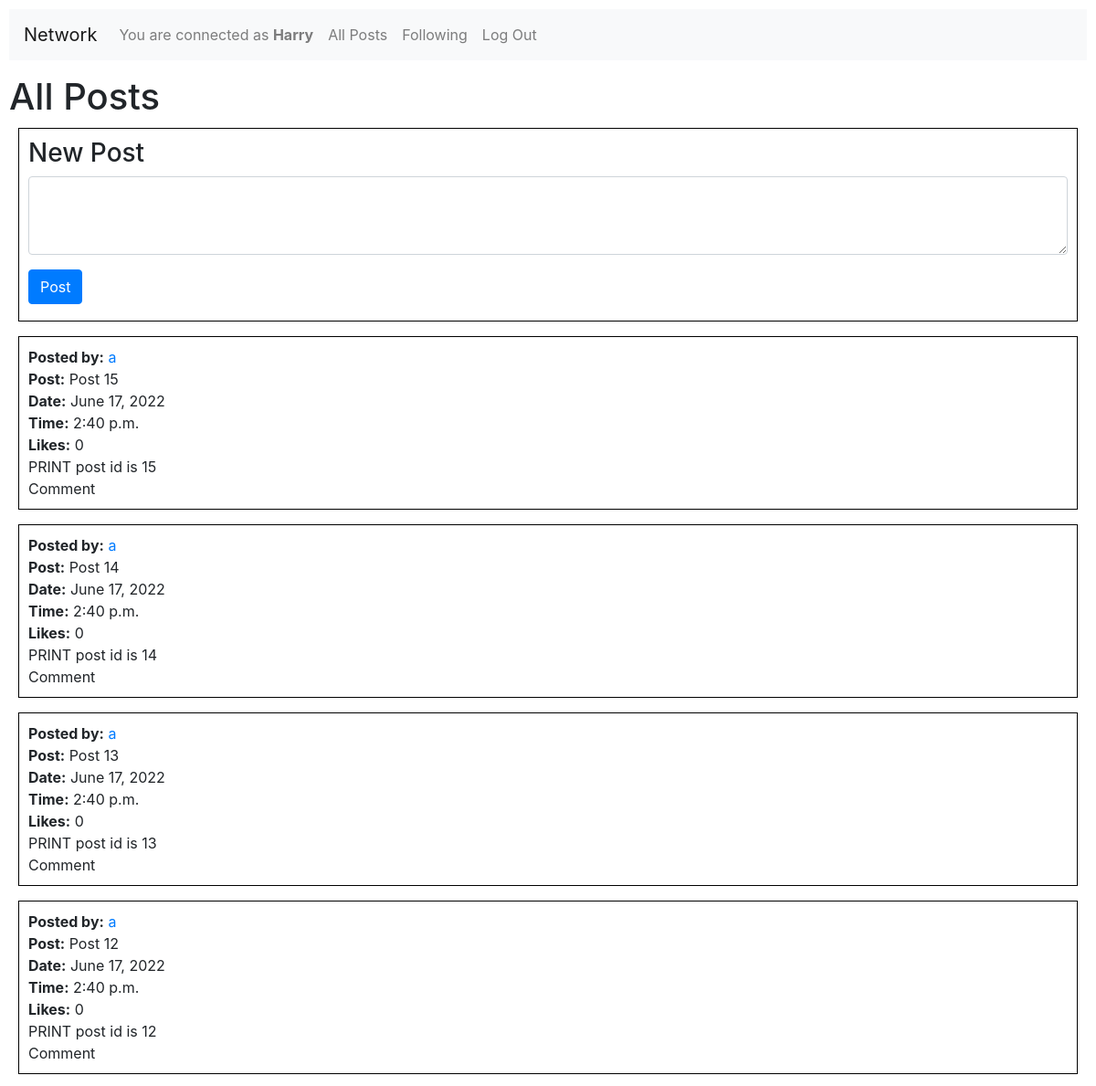
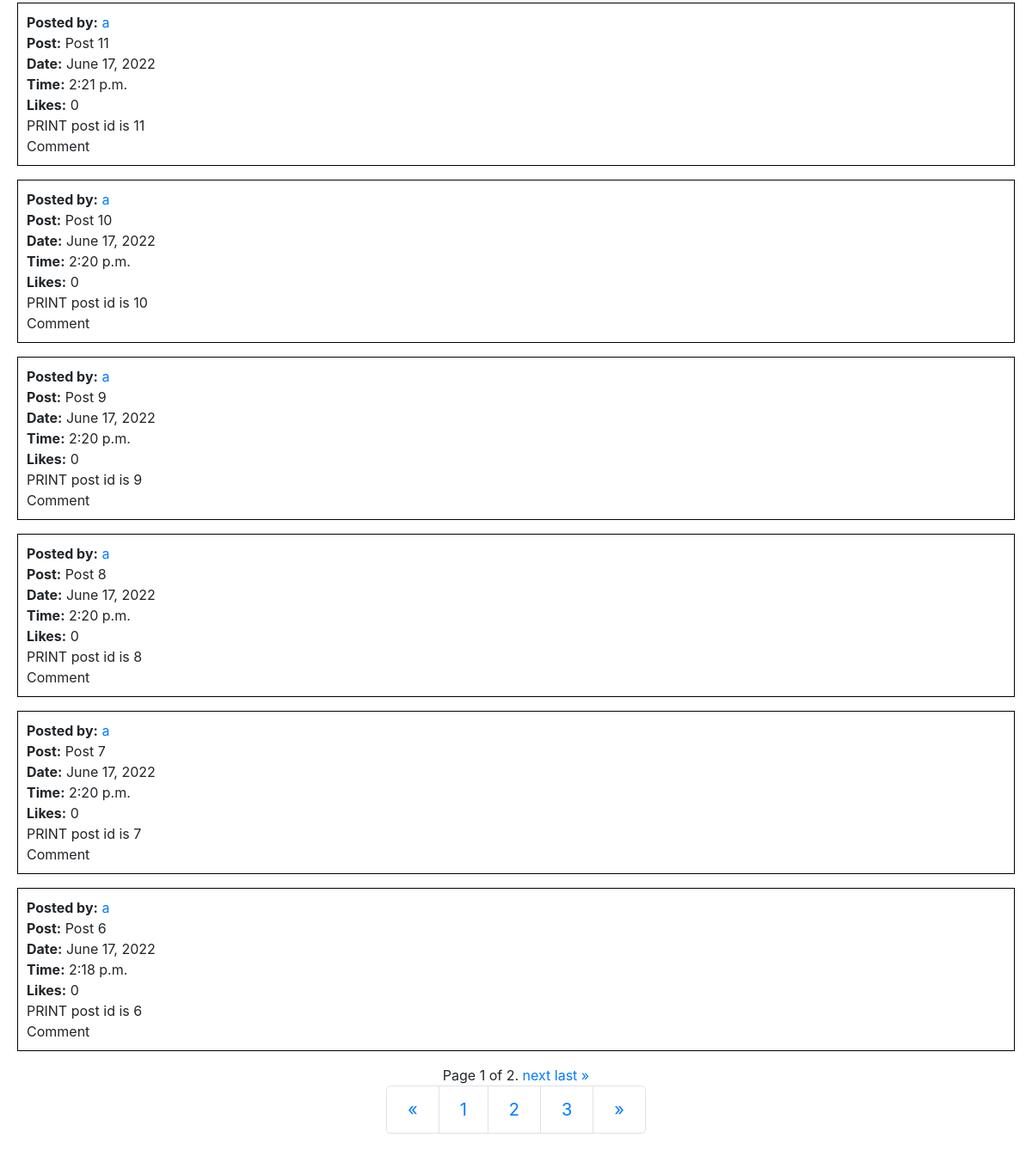
Screenshot of / (signed in) with the database file from the repository (2 pictures, top to bottom).
### network/models.py (models this page shows, shortened)
class User(AbstractUser):
    pass

class Post(models.Model):
    userid = models.ForeignKey(User, on_delete=models.CASCADE, related_name="user")
    post = models.TextField(max_length=500)
    datetime = models.DateTimeField(default=datetime.now)
    likes = models.IntegerField(default=0)

### network/views.py (the view)
# urls.py: path("", views.index, name="index"),
def index(request):
    if request.method == "POST":
        posted = request.POST["posted"]
        user = request.user
        post = posted
        now = datetime.now()
        likes = 0
        newpost = Post(userid=user, post=post, datetime=now, likes=likes)
        newpost.save()
        posts = Post.objects.all().order_by('-id')
        paginator = Paginator(posts, 10) # test Paginator with 10 per page
        page_number = request.GET.get('page')
        page_obj = paginator.get_page(page_number)
        return render(request, "network/index.html", {
            "posts": posts,
            "page_obj": page_obj
        })
    else:
        posts = Post.objects.all().order_by('-id')
        paginator = Paginator(posts, 10) # test Paginator with 10 per page
        page_number = request.GET.get('page')
        page_obj = paginator.get_page(page_number)
        return render(request, "network/index.html", {
            "posts": posts,
            "page_obj": page_obj
        })

### network/templates/network/index.html (shortened to what this page needs)
{% extends "network/layout.html" %}
{% block body %}
    <h1>All Posts</h1>
    {% if user.is_authenticated %}
    <div class="subdiv">
        <h3>New Post</h3>
        <form action="{% url 'index' %}" method="post">
            <textarea class="form-control" name="posted" rows="3" required></textarea >
            <button type="submit" class="btn btn-primary mb-2">Post</button>
        </form>
    </div>
    {% else %}
    <div>
        You must <a href="{% url 'login' %}">Log In</a> in order to post!
    </div>
    {% endif %}
    {% for post in page_obj %}
    <div class="subdiv">
        <b>Posted by:</b> <a href="{% url 'profile_page' post.userid.username %}">{{ post.userid.username }}</a>
        <div id="{{post.post}}" >
            <b>Post:</b> {{ post.post }}
        </div>
        <b>Date:</b> {{ post.datetime.date }}
        <br>
        <b>Time:</b> {{ post.datetime.time }}
        <br>
        <b>Likes:</b > {{ post.likes }}
        <br>
        PRINT post id is {{ post.id }}
        <br>
        Comment
        <br>
    </div>
    {% empty %}
        We haven't found any post, yet!
        <p></p>
    {% endfor %}
    <nav aria-label="Page navigation example">
        <div class="pagination justify-content-center pagination-lg">
            <span class="step-links">
                <span class="current">
                    Page {{ page_obj.number }} of {{ page_obj.paginator.num_pages }}.
                </span>
                {% if page_obj.has_next %}
                    <a href="?page={{ page_obj.next_page_number }}">next</a>
                    <a href="?page={{ page_obj.paginator.num_pages }}">last &raquo;</a>
                {% endif %}
            </span>
        </div>
    </nav>
    <nav aria-label="Page navigation example">
        <ul class="pagination justify-content-center pagination-lg"">
          <li class="page-item">
            <a class="page-link" href="#" aria-label="Previous">
              <span aria-hidden="true">&laquo;</span>
            </a>
          </li>
          <li class="page-item"><a class="page-link" href="#">1</a></li>
          <li class="page-item"><a class="page-link" href="#">2</a></li>
          <li class="page-item"><a class="page-link" href="#">3</a></li>
          <li class="page-item">
            <a class="page-link" href="#" aria-label="Next">
              <span aria-hidden="true">&raquo;</span>
            </a>
          </li>
        </ul>
      </nav>
{% endblock %}

### network/templates/network/layout.html (shortened to what this page needs)
{% load static %}
<!DOCTYPE html>
<html lang="en">
    <head>
        <link rel="stylesheet" href="https://stackpath.bootstrapcdn.com/bootstrap/4.4.1/css/bootstrap.min.css">
        <link href="{% static 'network/styles.css' %}" rel="stylesheet">
    </head>
    <body>
        <nav class="navbar navbar-expand-lg navbar-light bg-light">
            <a class="navbar-brand" href="#">Network</a>
            <div>
              <ul class="navbar-nav mr-auto">
                {% if user.is_authenticated %}
                    <li class="nav-item">
                        <a class="nav-link" href="#">You are connected as <strong> {{ user.username }}</strong></a>
                    </li>
                {% endif %}
                <li class="nav-item">
                  <a class="nav-link" href="{% url 'index' %}">All Posts</a>
                </li>
                {% if user.is_authenticated %}
                    <li class="nav-item">
                        <a class="nav-link" href="{% url 'following' %}">Following</a>
                    </li>
                    <li class="nav-item">
                        <a class="nav-link" href="{% url 'logout' %}">Log Out</a>
                    </li>
                {% endif %}
              </ul>
            </div>
          </nav>
        <div class="body">
            {% block body %}
            {% endblock %}
        </div>
    </body>
</html>

### network/static/network/styles.css (style rules this page uses)
body { padding: 10px; }
.subdiv { border: black; border-width: 1px; border-style: solid; margin: 10px; padding: 10px; }

### rows the page displays
User: username "Harry"
Post: userid.username "a", post "Post 15", datetime "June 17, 2022", datetime.time "2:40 p.m.", likes "0", id "15"
Post: userid.username "a", post "Post 14", datetime "June 17, 2022", datetime.time "2:40 p.m.", likes "0", id "14"
Post: userid.username "a", post "Post 13", datetime "June 17, 2022", datetime.time "2:40 p.m.", likes "0", id "13"
Post: userid.username "a", post "Post 12", datetime "June 17, 2022", datetime.time "2:40 p.m.", likes "0", id "12"
Post: userid.username "a", post "Post 11", datetime "June 17, 2022", datetime.time "2:21 p.m.", likes "0", id "11"
Post: userid.username "a", post "Post 10", datetime "June 17, 2022", datetime.time "2:20 p.m.", likes "0", id "10"
Post: userid.username "a", post "Post 9", datetime "June 17, 2022", datetime.time "2:20 p.m.", likes "0", id "9"
Post: userid.username "a", post "Post 8", datetime "June 17, 2022", datetime.time "2:20 p.m.", likes "0", id "8"
Post: userid.username "a", post "Post 7", datetime "June 17, 2022", datetime.time "2:20 p.m.", likes "0", id "7"
Post: userid.username "a", post "Post 6", datetime "June 17, 2022", datetime.time "2:18 p.m.", likes "0", id "6"

### other values shown
{{ page_obj.number }} "1"
{{ page_obj.paginator.num_pages }} "2"
